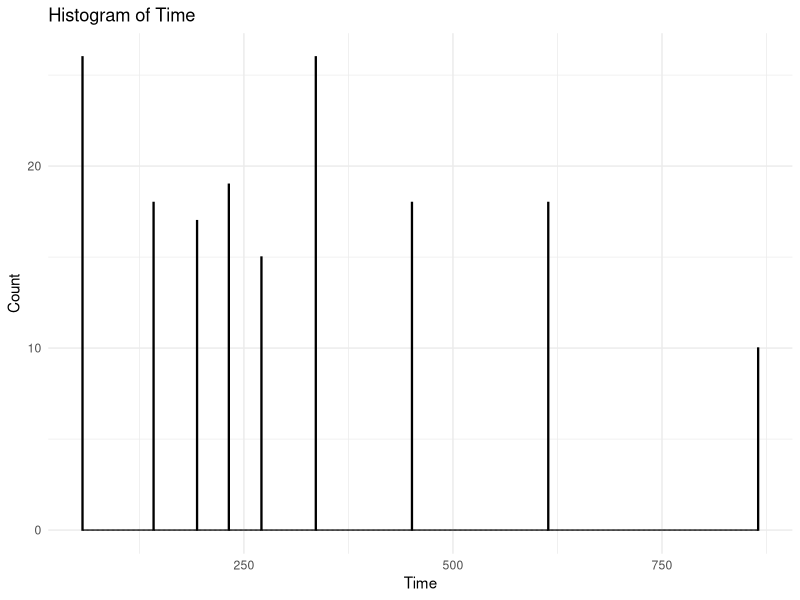

Generate this figure with R:
# Includes
library("survival")
library("survminer")
library("dplyr")

# Read files
data1 <- read.csv("Data_site_1.csv")
data2 <- read.csv("Data_site_2.csv")
data3 <- read.csv("Data_site_3.csv")

dataOG <- rbind(data1, data2, data3)

# Define number of data points min in each interval
nbDataPts <- 5

# Find min and max values
data1 <- data1[order(data1$time), ]
data2 <- data2[order(data2$time), ]
data3 <- data3[order(data3$time), ]

length(data1$time)
length(data2$time)
length(data3$time)

min_total <- min(min(data1$time), min(data2$time), min(data3$time))
max_total <- max(max(data1$time), max(data2$time), max(data3$time))

# Define initial interval size
intervalIncrement <- 1
intervalStart <- min_total
intervalEnd <- intervalStart

#intervalNb <- 0
intervalAvg <- (intervalStart + intervalEnd)/2
intervalOld <- intervalAvg

intervalStartOld <- intervalStart
intervalStartOld2 <- intervalStart

while(intervalEnd < max_total){
  validSite1 <- FALSE
  validSite2 <- FALSE
  validSite3 <- FALSE
  
  #intervalNb <- intervalNb + 1
  
  while((validSite1 == FALSE || validSite2 == FALSE || validSite3 == FALSE) && intervalEnd <= max_total) {
    intervalEnd <- intervalEnd + intervalIncrement
    
    # On regarde s'il y a 5 valeurs dans l'intervalle
    if(sum(data1$time >= intervalStart & data1$time < intervalEnd) >= nbDataPts) {
      validSite1 <- TRUE
    }
    
    if(sum(data2$time >= intervalStart & data2$time < intervalEnd) >= nbDataPts) {
      validSite2 <- TRUE
    }
    
    if(sum(data3$time >= intervalStart & data3$time < intervalEnd) >= nbDataPts) {
      validSite3 <- TRUE
    }
  }
  
  intervalOld <- intervalAvg
  intervalAvg <- (intervalStart + intervalEnd)/2
  
  # On remplace les valeurs de temps dans l'intervalle par la valeur moyenne
  data1$time[data1$time >= intervalStart & data1$time < intervalEnd] <- intervalAvg
  data2$time[data2$time >= intervalStart & data2$time < intervalEnd] <- intervalAvg
  data3$time[data3$time >= intervalStart & data3$time < intervalEnd] <- intervalAvg
  
  intervalStartOld2 <- intervalStartOld
  intervalStartOld <- intervalStart
  
  intervalStart <- intervalEnd
}

# Adjustments for the last interval (pour 4 datapts, ajouter ça réduit l'erreur, mais pour 5 datapts, ça augmente de bcp l'erreur)
#data1$time[data1$time == intervalAvg] <- intervalOld
#data2$time[data2$time == intervalAvg] <- intervalOld
#data3$time[data3$time == intervalAvg] <- intervalOld
#
#intervalFinal <- (intervalStartOld2 + intervalEnd)/2
#
#data1$time[data1$time == intervalOld] <- intervalFinal
#data2$time[data2$time == intervalOld] <- intervalFinal
#data3$time[data3$time == intervalOld] <- intervalFinal

# Données finales
dataInt <- rbind(data1, data2, data3)
dataInt <- dataInt[order(dataInt$time), ]

# Error
res.cox.OG <- coxph(Surv(time, status) ~ age + sex + ph.ecog + ph.karno + pat.karno + meal.cal + wt.loss, dataOG)
res.cox.Int <- coxph(Surv(time, status) ~ age + sex + ph.ecog + ph.karno + pat.karno + meal.cal + wt.loss, dataInt)

#res.cox.OG <- coxph(Surv(time, status) ~ X1 + X2 + X3 + X4 + X5 + X6, dataOG)
#res.cox.Int <- coxph(Surv(time, status) ~ X1 + X2 + X3 + X4 + X5 + X6, dataInt)

differences <- coef(res.cox.OG) - coef(res.cox.Int)
error <- sum(abs((differences / coef(res.cox.OG)) * 100))
error


# Create histogram for the 'time' column in dataInt
plot_dataInt_histogram <- ggplot(dataInt, aes(x = time)) +
  geom_histogram(binwidth = 1, fill = "blue", color = "black", alpha = 0.7) +
  labs(title = "Histogram of Time", x = "Time", y = "Count") +
  theme_minimal()

# Display the plot
print(plot_dataInt_histogram)
